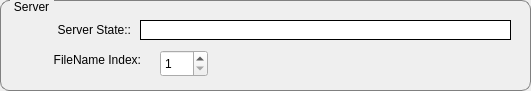
   <widget class="QGroupBox" name="groupBox_2">
    <property name="geometry">
     <rect>
      <x>660</x>
      <y>510</y>
      <width>531</width>
      <height>91</height>
     </rect>
    </property>
    <property name="styleSheet">
     <string notr="true">QGroupBox{
	border:1px solid gray;
	border-radius: 9px;
	margin-top:0.5em;} 
 QGroupBox::title{
	subcontrol-origin:margin;
	left:10px;
	padding: 0 3 px 2 3px}</string>
    </property>
    <property name="title">
     <string>Server</string>
    </property>
    <widget class="QLabel" name="labelServerState">
     <property name="geometry">
      <rect>
       <x>140</x>
       <y>20</y>
       <width>371</width>
       <height>20</height>
      </rect>
     </property>
     <property name="styleSheet">
      <string notr="true">QLabel{
	border: 1px solid;
	background-color:#fff;
}</string>
     </property>
     <property name="text">
      <string/>
     </property>
     <property name="alignment">
      <set>Qt::AlignCenter</set>
     </property>
    </widget>
    <widget class="QLabel" name="label_62">
     <property name="geometry">
      <rect>
       <x>10</x>
       <y>20</y>
       <width>121</width>
       <height>20</height>
      </rect>
     </property>
     <property name="text">
      <string>Server State::</string>
     </property>
     <property name="alignment">
      <set>Qt::AlignRight|Qt::AlignTrailing|Qt::AlignVCenter</set>
     </property>
    </widget>
    <widget class="QSpinBox" name="spinBoxFileName">
     <property name="geometry">
      <rect>
       <x>160</x>
       <y>50</y>
       <width>48</width>
       <height>27</height>
      </rect>
     </property>
     <property name="minimum">
      <number>1</number>
     </property>
     <property name="maximum">
      <number>10</number>
     </property>
    </widget>
    <widget class="QLabel" name="label_67">
     <property name="geometry">
      <rect>
       <x>20</x>
       <y>50</y>
       <width>121</width>
       <height>20</height>
      </rect>
     </property>
     <property name="text">
      <string>FileName Index:</string>
     </property>
     <property name="alignment">
      <set>Qt::AlignRight|Qt::AlignTrailing|Qt::AlignVCenter</set>
     </property>
    </widget>
   </widget>
